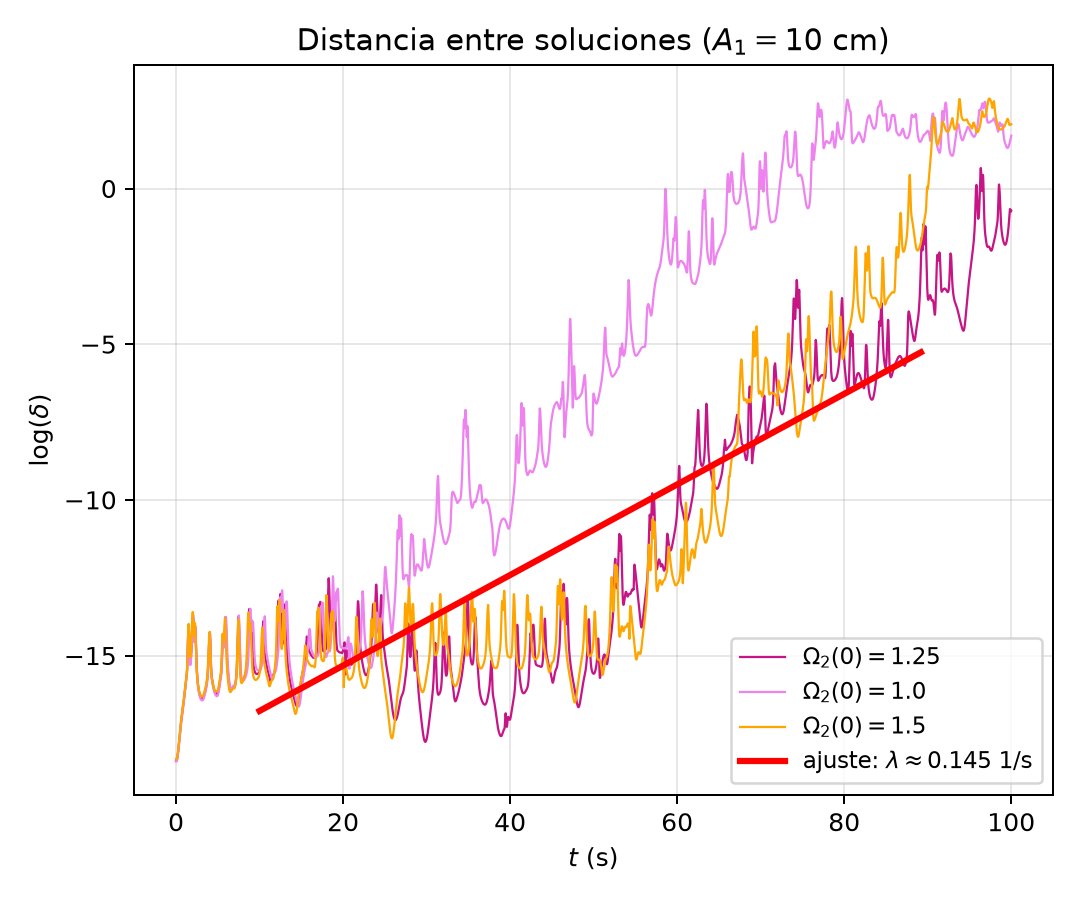

Recreate this plot in Python.
import numpy as np
from scipy.integrate import solve_ivp
import matplotlib.pyplot as plt

#PARAMETROS
m = 50.0                                 
I = np.diag([15.95, 13.56, 3.99])         
A = np.array([0.10, 0.12, 0.875])    
g=9.81    

#condicion inicial de referencia
estado_ref = [0.0, 0.01, 1.25, 0.5]
Omega2_iniciales = [1.25, 1.0, 1.5]
perturbacion = 1e-8

t_final = 100.0
t_ajuste = 10.0              
delta_saturacion = 1e-1

E1 = np.array([1.0, 0.0, 0.0]) 

#geometria
def vectores(theta):
    Gamma = np.array([0.0, np.sin(theta), np.cos(theta)])
    alpha = np.array([0.0, -np.cos(theta), np.sin(theta)])
    return Gamma, alpha

#ec. de movimiento
def residuo(x, theta, O1, O2, v):
    dO1, dO2, dv, kappa, lam, mu = x
    Gamma, alpha = vectores(theta)

    Omega = O1 * E1 + O2 * Gamma
    Y = v * E1
    P = m * (Y + np.cross(Omega, A))
    Pi = I @ Omega + np.cross(A, P)
    
    dGamma = -O1 * alpha
    dOmega = dO1 * E1 + dO2 * Gamma + O2 * dGamma
    dY = dv * E1
    dP = m * (dY + np.cross(dOmega, A))
    dPi = I @ dOmega + np.cross(A, dP)

    angular = dPi + np.cross(Omega, Pi) - m * g * np.cross(Gamma, A) + np.cross(Y, P) - kappa * alpha
    lineal = dP + np.cross(Omega, P) - lam * Gamma - mu * alpha
    return np.concatenate([angular, lineal])

def aceleraciones(theta, O1, O2, v):
    r0 = residuo(np.zeros(6), theta, O1, O2, v)
    M = np.column_stack([residuo(np.eye(6)[j], theta, O1, O2, v) - r0 for j in range(6)])
    x = np.linalg.solve(M, -r0)
    return x[:3]

def ec_mov(t, estado):
    theta, O1, O2, v = estado
    dO1, dO2, dv = aceleraciones(theta, O1, O2, v)
    return [O1, dO1, dO2, dv]

def ec_pareja(t, estado):
     return ec_mov(t, estado[:4]) + ec_mov(t, estado[4:])

def energia(theta, O1, O2, v):
    Gamma, _ = vectores(theta)
    Omega = O1 * E1 + O2 * Gamma
    v_cm = v * E1 + np.cross(Omega, A)
    return 0.5 * Omega @ I @ Omega + 0.5 * m * v_cm @ v_cm + m * g * A @ Gamma

def v_misma_energia(theta, O1, O2, E_objetivo):
    e0 = energia(theta, O1, O2, 0.0)
    e1 = energia(theta, O1, O2, 1.0)
    em = energia(theta, O1, O2, -1.0)
    a = (e1 + em) / 2 - e0
    b = (e1 - em) / 2
    c = e0 - E_objetivo
    return (-b + np.sqrt(b * b - 4 * a * c)) / (2 * a)

# parejas de condiciones iniciales en la misma superficie de energia

E0 = energia(*estado_ref)
print(f"Energía común: E0 = {E0:.3f} J")
parejas = []
for O2 in Omega2_iniciales:
    a = [0.0, 0.01, O2, v_misma_energia(0.0, 0.01, O2, E0)]
    O1b = 0.01 + perturbacion                                   
    b = [0.0, O1b, O2, v_misma_energia(0.0, O1b, O2, E0)]   
    parejas.append(a + b)

#integracion

t = np.linspace(0, t_final, 5001)
deltas = []
for k, estado0 in enumerate(parejas):
    sol = solve_ivp(ec_pareja, (0, t_final), estado0, t_eval=t,
                    method="DOP853", rtol=1e-12, atol=1e-14)
    a, b = sol.y[:4], sol.y[4:]
    delta = np.sqrt(((a - b) ** 2).sum(axis=0))
    deltas.append(delta)
    print(f"Pareja {k+1} (Omega2(0) = {estado0[2]}): delta(0) = {delta[0]:.1e}, delta(final) = {delta[-1]:.1e}")
deltas = np.array(deltas)

#exponente de Lyapunov
t_ajuste_todos, log_ajuste_todos = [], []
for delta in deltas:
    satura = np.argmax(delta >= delta_saturacion) if np.any(delta >= delta_saturacion) else len(t)
    usar = (t >= t_ajuste) & (np.arange(len(t)) < satura)
    t_ajuste_todos.append(t[usar])
    log_ajuste_todos.append(np.log(delta[usar]))
t_aj = np.concatenate(t_ajuste_todos)
log_aj = np.concatenate(log_ajuste_todos)
lam, intercepto = np.polyfit(t_aj, log_aj, 1)
print(f"Exponente de Lyapunov (pendiente del ajuste): lambda = {lam:.3f} 1/s   (artículo: ~0.165 1/s)")

#plot
colores = ["mediumvioletred", "violet", "orange"]              
fig, ax = plt.subplots(figsize=(6, 5))
for delta, c, O2 in zip(deltas, colores, Omega2_iniciales):
    ax.plot(t, np.log(delta), color=c, lw=0.9, label=rf"$\Omega_2(0) = {O2}$")
t_recta = np.array([t_aj.min(), t_aj.max()])
ax.plot(t_recta, lam * t_recta + intercepto, color="red", lw=2.5,
        label=rf"ajuste: $\lambda \approx {lam:.3f}$ 1/s")
ax.set_xlabel("$t$ (s)")
ax.set_ylabel(r"$\log(\delta)$")
ax.set_title("Distancia entre soluciones ($A_1 = 10$ cm)")
ax.legend(loc="lower right", fontsize=9)
ax.grid(alpha=0.3)

fig.tight_layout()
fig.savefig("distanciasol.png", dpi=180)
plt.show()
